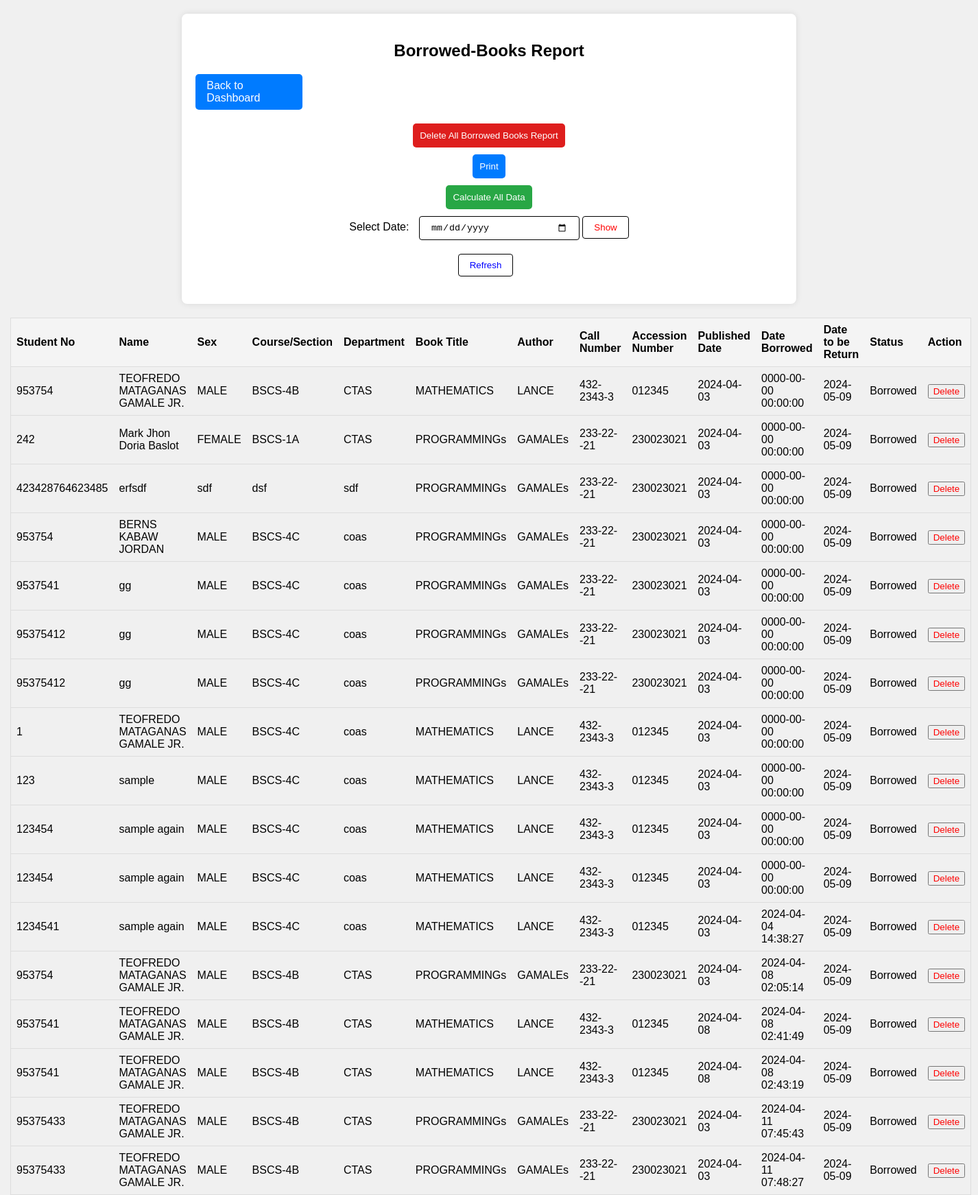
/borrowed_report.php, run on the app's committed database.
### tables this page shows
CREATE TABLE IF NOT EXISTS `borrow` (
  `id` int(20) NOT NULL AUTO_INCREMENT,
  `student_id` varchar(50) NOT NULL,
  `name` varchar(40) NOT NULL,
  `sex` varchar(10) NOT NULL,
  `course_section` varchar(20) NOT NULL,
  `department` varchar(30) NOT NULL,
  `book_title` varchar(40) NOT NULL,
  `author` varchar(40) NOT NULL,
  `call_num` varchar(30) NOT NULL,
  `accession_num` varchar(30) NOT NULL,
  `published_date` date NOT NULL,
  `date_borrowed` datetime NOT NULL,
  `date_return` date NOT NULL,
  `status` varchar(20) NOT NULL,
  PRIMARY KEY (`id`)
);

### borrowed_report.php (the view, shortened to what this page needs)
<!DOCTYPE html>
<html lang="en">
<head>
    <link rel="stylesheet" href="css/Borrowed_reports.css">
</head>
<body>
<div class="container">
    <h2>Borrowed-Books Report</h2>
    <a href="dashboard.php" class="back-btn">Back to Dashboard</a>
    <div class="button-group">
        <form method="POST" action="delete_all_borrowed_report.php" class="delete-all-form">
            <button type="submit" class="delete-all-btn">Delete All Borrowed Books Report</button>
        </form>
        <button onclick="printTable()" class="print-btn">Print</button>
        <form method="GET" action="total_borrowed_report.php" class="calculate-all-form">
            <button type="submit" class="calculate-all-btn">Calculate All Data</button>
        </form>
    </div>
    <form method="GET" action="borrowed_report.php" class="date-filter-form">
        <label for="date">Select Date:</label>
        <input type="date" id="date" name="date">
        <button type="submit" class="filter-btn">Show</button>
    </form>
    <form method="GET" action="borrowed_report.php" class="refresh-form">
        <button type="submit" name="refresh" class="refresh-btn">Refresh</button>
    </form>
</div>
<table class="returned-books-table">
    <thead>
        <tr>
            <th>Student No</th>
            <th>Name</th>
            <th>Sex</th>
            <th>Course/Section</th>
            <th>Department</th>
            <th>Book Title</th>
            <th>Author</th>
            <th>Call Number</th>
            <th>Accession Number</th>
            <th>Published Date</th>
            <th>Date Borrowed</th>
            <th>Date to be Return</th>
            <th>Status</th>
            <th class="action-column">Action</th>
        </tr>
    </thead>
    <tbody>
        <?php
        require_once 'connect.php';
        $query = "SELECT * FROM `borrow`";
        $result = $conn->query($query);
        if ($result && $result->num_rows > 0) {
            while ($row = $result->fetch_assoc()) {
                echo "<tr>";
                echo "<td>{$row['student_id']}</td>";
                echo "<td>{$row['name']}</td>";
                echo "<td>{$row['sex']}</td>";
                echo "<td>{$row['course_section']}</td>";
                echo "<td>{$row['department']}</td>";
                echo "<td>{$row['book_title']}</td>";
                echo "<td>{$row['author']}</td>";
                echo "<td>{$row['call_num']}</td>";
                echo "<td>{$row['accession_num']}</td>";
                echo "<td>{$row['published_date']}</td>";
                echo "<td>{$row['date_borrowed']}</td>";
                echo "<td>" . date('Y-m-d') . "</td>";
                echo "<td>{$row['status']}</td>";
                echo "<td class='action-column'><form method='POST' action='delete_borrowed.php'>";
                echo "<button type='submit' style='color: red;'>Delete</button>";
                echo "</form></td>";
                echo "</tr>";
            }
        } else {
            echo "<tr><td colspan='13' style='color: red; text-align: center;'>No Borrowed records found.</td></tr>";
        }
        ?>
    </tbody>
</table>
</body>
</html>

### css/Borrowed_reports.css (style rules this page uses)
body { font-family: Arial, sans-serif; margin: 0; padding: 0; background-color: #f0f0f0; }
.container { width: 60%; margin: 20px auto; padding: 20px; background-color: #fff; border-radius: 8px; box-shadow: 0 0 10px rgba(0, 0, 0, 0.1); display: flex; flex-direction: column; align-items: center; }
h2 { text-align: center; margin-bottom: 20px; }
.back-btn { padding: 8px 16px; margin-right: 700px; background-color: #007bff; color: #fff; text-decoration: none; border-radius: 5px; margin-bottom: 20px; }
.button-group { display: flex; flex-direction: column; align-items: center; }
.delete-all-btn, .print-btn, .calculate-all-btn { padding: 10px; border: none; border-radius: 5px; margin-bottom: 10px; }
.delete-all-btn { background-color: #de1e1d; color: #fff; }
.print-btn { background-color: #007bff; color: #fff; }
.calculate-all-btn { background-color: #28a745; color: #fff; }
.returned-books-table { width: 98%; margin-top: 20px; margin-left: 15px; border-collapse: collapse; border: 1px solid #ddd; }
.returned-books-table th, .returned-books-table td { padding: 8px; text-align: left; border-bottom: 1px solid #ddd; }
.returned-books-table th { background-color: #f4f4f4; color: black; }
.returned-books-table td:last-child { text-align: center; }
.date-filter-form, .refresh-form { margin-bottom: 20px; }
.date-filter-form label, .refresh-form button { margin-right: 10px; }
.date-filter-form input[type="date"], .date-filter-form button, .refresh-form button { padding: 8px 16px; border: 1px solid #000; background-color: #fff; color: #000; cursor: pointer; border-radius: 4px; }
.date-filter-form input[type="date"] { width: 200px; }
.date-filter-form button.filter-btn { color: red; }
.refresh-form button.refresh-btn { color: blue; }

### data on the page
borrow: student "953754", name "TEOFREDO MATAGANAS GAMALE JR.", sex "MALE", course_section "BSCS-4B", department "CTAS", book_title "MATHEMATICS", author "LANCE", call_num "432-2343-3", accession_num "012345", published_date "2024-04-03", date_borrowed "0000-00-00 00:00:00", status "Borrowed"
borrow: student "242", name "Mark Jhon Doria Baslot", sex "FEMALE", course_section "BSCS-1A", department "CTAS", book_title "PROGRAMMINGs", author "GAMALEs", call_num "233-22--21", accession_num "230023021", published_date "2024-04-03", date_borrowed "0000-00-00 00:00:00", status "Borrowed"
borrow: student "423428764623485", name "erfsdf", sex "sdf", course_section "dsf", department "sdf", book_title "PROGRAMMINGs", author "GAMALEs", call_num "233-22--21", accession_num "230023021", published_date "2024-04-03", date_borrowed "0000-00-00 00:00:00", status "Borrowed"
borrow: student "953754", name "BERNS KABAW JORDAN", sex "MALE", course_section "BSCS-4C", department "coas", book_title "PROGRAMMINGs", author "GAMALEs", call_num "233-22--21", accession_num "230023021", published_date "2024-04-03", date_borrowed "0000-00-00 00:00:00", status "Borrowed"
borrow: student "9537541", name "gg", sex "MALE", course_section "BSCS-4C", department "coas", book_title "PROGRAMMINGs", author "GAMALEs", call_num "233-22--21", accession_num "230023021", published_date "2024-04-03", date_borrowed "0000-00-00 00:00:00", status "Borrowed"
borrow: student "95375412", name "gg", sex "MALE", course_section "BSCS-4C", department "coas", book_title "PROGRAMMINGs", author "GAMALEs", call_num "233-22--21", accession_num "230023021", published_date "2024-04-03", date_borrowed "0000-00-00 00:00:00", status "Borrowed"
borrow: student "95375412", name "gg", sex "MALE", course_section "BSCS-4C", department "coas", book_title "PROGRAMMINGs", author "GAMALEs", call_num "233-22--21", accession_num "230023021", published_date "2024-04-03", date_borrowed "0000-00-00 00:00:00", status "Borrowed"
borrow: student "1", name "TEOFREDO MATAGANAS GAMALE JR.", sex "MALE", course_section "BSCS-4C", department "coas", book_title "MATHEMATICS", author "LANCE", call_num "432-2343-3", accession_num "012345", published_date "2024-04-03", date_borrowed "0000-00-00 00:00:00", status "Borrowed"
borrow: student "123", name "sample", sex "MALE", course_section "BSCS-4C", department "coas", book_title "MATHEMATICS", author "LANCE", call_num "432-2343-3", accession_num "012345", published_date "2024-04-03", date_borrowed "0000-00-00 00:00:00", status "Borrowed"
borrow: student "123454", name "sample again", sex "MALE", course_section "BSCS-4C", department "coas", book_title "MATHEMATICS", author "LANCE", call_num "432-2343-3", accession_num "012345", published_date "2024-04-03", date_borrowed "0000-00-00 00:00:00", status "Borrowed"
borrow: student "123454", name "sample again", sex "MALE", course_section "BSCS-4C", department "coas", book_title "MATHEMATICS", author "LANCE", call_num "432-2343-3", accession_num "012345", published_date "2024-04-03", date_borrowed "0000-00-00 00:00:00", status "Borrowed"
borrow: student "1234541", name "sample again", sex "MALE", course_section "BSCS-4C", department "coas", book_title "MATHEMATICS", author "LANCE", call_num "432-2343-3", accession_num "012345", published_date "2024-04-03", date_borrowed "2024-04-04 14:38:27", status "Borrowed"
borrow: student "953754", name "TEOFREDO MATAGANAS GAMALE JR.", sex "MALE", course_section "BSCS-4B", department "CTAS", book_title "PROGRAMMINGs", author "GAMALEs", call_num "233-22--21", accession_num "230023021", published_date "2024-04-03", date_borrowed "2024-04-08 02:05:14", status "Borrowed"
borrow: student "9537541", name "TEOFREDO MATAGANAS GAMALE JR.", sex "MALE", course_section "BSCS-4B", department "CTAS", book_title "MATHEMATICS", author "LANCE", call_num "432-2343-3", accession_num "012345", published_date "2024-04-08", date_borrowed "2024-04-08 02:41:49", status "Borrowed"
borrow: student "9537541", name "TEOFREDO MATAGANAS GAMALE JR.", sex "MALE", course_section "BSCS-4B", department "CTAS", book_title "MATHEMATICS", author "LANCE", call_num "432-2343-3", accession_num "012345", published_date "2024-04-08", date_borrowed "2024-04-08 02:43:19", status "Borrowed"
borrow: student "95375433", name "TEOFREDO MATAGANAS GAMALE JR.", sex "MALE", course_section "BSCS-4B", department "CTAS", book_title "PROGRAMMINGs", author "GAMALEs", call_num "233-22--21", accession_num "230023021", published_date "2024-04-03", date_borrowed "2024-04-11 07:45:43", status "Borrowed"
borrow: student "95375433", name "TEOFREDO MATAGANAS GAMALE JR.", sex "MALE", course_section "BSCS-4B", department "CTAS", book_title "PROGRAMMINGs", author "GAMALEs", call_num "233-22--21", accession_num "230023021", published_date "2024-04-03", date_borrowed "2024-04-11 07:48:27", status "Borrowed"
